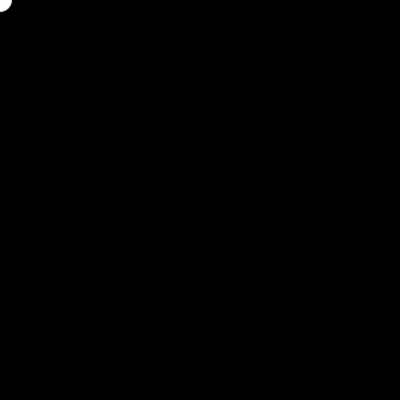
Frame 1 (no input)
Frame 60 (the mouse pressed at the canvas centre just before this capture): identical to frame 1, image omitted
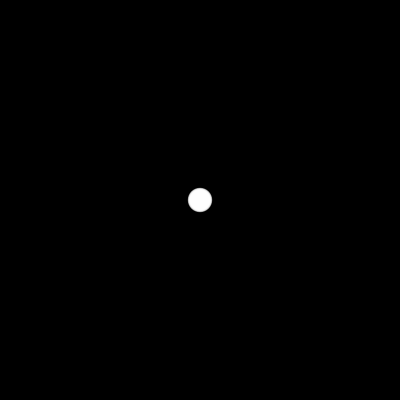
Frame 120 (the mouse held since frame 60 and released just before this capture)

The Processing sketch that drew these frames (run headless with seeded random() and noise(); from frame 60 on, the mouse is pressed at the canvas centre):

// Processing sketch: T27_arrayMouseEllipse
// ── T27_arrayMouseEllipse.pde
int track = 50;
int[] posX = new int[track];
int[] posY = new int[track];

void setup(){
  size(400,400);
  noStroke();
  fill(255,100);
}

void draw(){
  background(0);
  for(int i=track-1; i>0; i--){
    posX[i] = posX[i-1];
    posY[i] = posY[i-1];
  }
  posX[0] = mouseX;
  posY[0] = mouseY;
  
  for(int i=0; i<track; i++){
    ellipse(posX[i],posY[i],i/2.0,i/2.0);
  }
}
